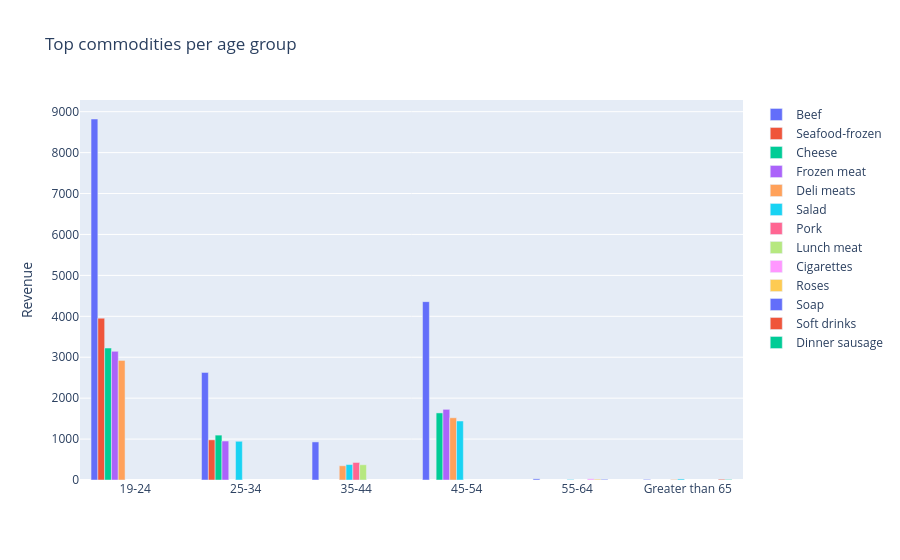

Notebook source saved alongside this figure:
### Code cell
#interactive plot of age band and their favourite commodity
abc = df.groupby(['age_band','commodity']).agg(total_revenue=('price', 'sum'))\
.sort_values('total_revenue', ascending = False).reset_index()
tb1 = pd.concat(
    [abc[abc.age_band == ab]
    .sort_values('total_revenue', ascending = False).head(5).reset_index()
    for ab in abc.age_band.unique()])


data = []
for d in tb1.commodity.unique():
    tmp1 = tb1[tb1.commodity == d].groupby(['age_band']).agg(revenue = ('total_revenue', sum)).reset_index()
    data.append(go.Bar(x=tmp1.age_band, y= tmp1.revenue, name= d))
    
go.Figure(
    data = data,
    layout = go.Layout(
        title='Top commodities per age group',
        yaxis= dict(
            title= 'Revenue'
        )
    )
).show(Renderer = 'iframe')

### Figure 1 — Plotly figure (JSON) as saved in the notebook; plotly's stock layout.template omitted (floating-point values rounded to 4 significant figures)
{"data": [{"name": "Beef", "type": "bar", "x": ["19-24", "25-34", "35-44", "45-54", "55-64", "Greater than 65"], "y": [8821.0, 2628.0, 930.7, 4359.0, 28.02, 14.88]}, {"name": "Seafood-frozen", "type": "bar", "x": ["19-24", "25-34"], "y": [3954.0, 981.9]}, {"name": "Cheese", "type": "bar", "x": ["19-24", "25-34", "45-54"], "y": [3225.0, 1097.0, 1639.0]}, {"name": "Frozen meat", "type": "bar", "x": ["19-24", "25-34", "45-54"], "y": [3143.0, 952.2, 1727.0]}, {"name": "Deli meats", "type": "bar", "x": ["19-24", "35-44", "45-54", "Greater than 65"], "y": [2921.0, 347.7, 1521.0, 13.7]}, {"name": "Salad", "type": "bar", "x": ["25-34", "35-44", "45-54", "55-64", "Greater than 65"], "y": [946.3, 377.8, 1442.0, 12.96, 25.95]}, {"name": "Pork", "type": "bar", "x": ["35-44"], "y": [428.0]}, {"name": "Lunch meat", "type": "bar", "x": ["35-44"], "y": [372.8]}, {"name": "Cigarettes", "type": "bar", "x": ["55-64"], "y": [29.93]}, {"name": "Roses", "type": "bar", "x": ["55-64"], "y": [19.98]}, {"name": "Soap", "type": "bar", "x": ["55-64"], "y": [16.4]}, {"name": "Soft drinks", "type": "bar", "x": ["Greater than 65"], "y": [17.96]}, {"name": "Dinner sausage", "type": "bar", "x": ["Greater than 65"], "y": [12.99]}], "layout": {"title": {"text": "Top commodities per age group"}, "yaxis": {"title": {"text": "Revenue"}}}}
